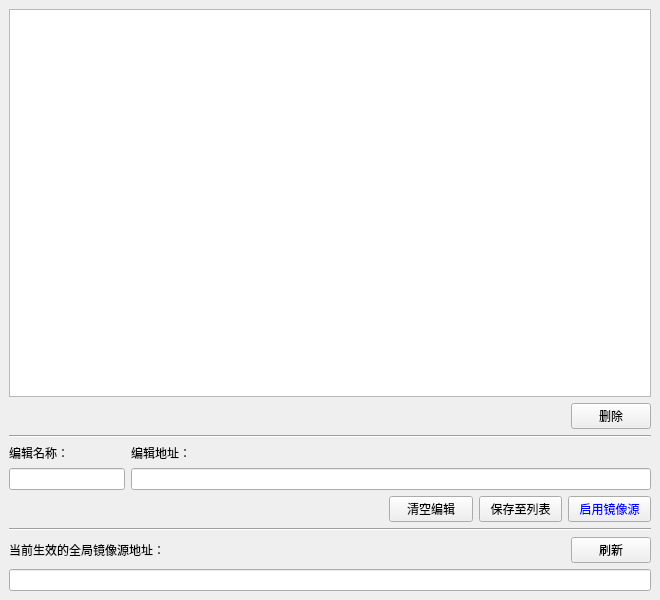
<?xml version="1.0" encoding="UTF-8"?>
<ui version="4.0">
 <class>index_url_manager</class>
 <widget class="QMainWindow" name="index_url_manager">
  <property name="windowModality">
   <enum>Qt::ApplicationModal</enum>
  </property>
  <property name="geometry">
   <rect>
    <x>0</x>
    <y>0</y>
    <width>660</width>
    <height>600</height>
   </rect>
  </property>
  <property name="font">
   <font>
    <family>Microsoft YaHei UI</family>
   </font>
  </property>
  <property name="windowTitle">
   <string>镜像源设置</string>
  </property>
  <widget class="QWidget" name="centralwidget">
   <layout class="QVBoxLayout" name="verticalLayout_5">
    <item>
     <layout class="QVBoxLayout" name="verticalLayout_4" stretch="9,1,1,1,1,1,1">
      <item>
       <widget class="QListWidget" name="li_indexurls"/>
      </item>
      <item>
       <layout class="QHBoxLayout" name="horizontalLayout_4" stretch="9,1">
        <item>
         <widget class="QLabel" name="label_4">
          <property name="text">
           <string/>
          </property>
         </widget>
        </item>
        <item>
         <widget class="QPushButton" name="btn_delurl">
          <property name="toolTip">
           <string>删除列表中选中的镜像源地址。</string>
          </property>
          <property name="text">
           <string>删除</string>
          </property>
         </widget>
        </item>
       </layout>
      </item>
      <item>
       <widget class="Line" name="line">
        <property name="orientation">
         <enum>Qt::Horizontal</enum>
        </property>
       </widget>
      </item>
      <item>
       <layout class="QHBoxLayout" name="horizontalLayout_2" stretch="2,9">
        <item>
         <layout class="QVBoxLayout" name="verticalLayout">
          <item>
           <widget class="QLabel" name="label">
            <property name="text">
             <string>编辑名称：</string>
            </property>
           </widget>
          </item>
          <item>
           <widget class="QLineEdit" name="le_urlname">
            <property name="contextMenuPolicy">
             <enum>Qt::NoContextMenu</enum>
            </property>
           </widget>
          </item>
         </layout>
        </item>
        <item>
         <layout class="QVBoxLayout" name="verticalLayout_2">
          <item>
           <widget class="QLabel" name="label_2">
            <property name="text">
             <string>编辑地址：</string>
            </property>
           </widget>
          </item>
          <item>
           <widget class="QLineEdit" name="le_indexurl">
            <property name="contextMenuPolicy">
             <enum>Qt::NoContextMenu</enum>
            </property>
           </widget>
          </item>
         </layout>
        </item>
       </layout>
      </item>
      <item>
       <layout class="QHBoxLayout" name="horizontalLayout" stretch="9,2,2,2">
        <item>
         <widget class="QLabel" name="label_5">
          <property name="text">
           <string/>
          </property>
         </widget>
        </item>
        <item>
         <widget class="QPushButton" name="btn_clearle">
          <property name="toolTip">
           <string>清空正在编辑的名称和地址输入框。</string>
          </property>
          <property name="text">
           <string>清空编辑</string>
          </property>
         </widget>
        </item>
        <item>
         <widget class="QPushButton" name="btn_saveurl">
          <property name="toolTip">
           <string>将输入框内的名称和地址保存到列表。</string>
          </property>
          <property name="text">
           <string>保存至列表</string>
          </property>
         </widget>
        </item>
        <item>
         <widget class="QPushButton" name="btn_setindex">
          <property name="palette">
           <palette>
            <active>
             <colorrole role="ButtonText">
              <brush brushstyle="SolidPattern">
               <color alpha="255">
                <red>0</red>
                <green>0</green>
                <blue>255</blue>
               </color>
              </brush>
             </colorrole>
            </active>
            <inactive>
             <colorrole role="ButtonText">
              <brush brushstyle="SolidPattern">
               <color alpha="255">
                <red>0</red>
                <green>0</green>
                <blue>255</blue>
               </color>
              </brush>
             </colorrole>
            </inactive>
            <disabled>
             <colorrole role="ButtonText">
              <brush brushstyle="SolidPattern">
               <color alpha="255">
                <red>120</red>
                <green>120</green>
                <blue>120</blue>
               </color>
              </brush>
             </colorrole>
            </disabled>
           </palette>
          </property>
          <property name="toolTip">
           <string>将输入框内的镜像源地址设置为全局镜像源。</string>
          </property>
          <property name="text">
           <string>启用镜像源</string>
          </property>
         </widget>
        </item>
       </layout>
      </item>
      <item>
       <widget class="Line" name="line_2">
        <property name="orientation">
         <enum>Qt::Horizontal</enum>
        </property>
       </widget>
      </item>
      <item>
       <layout class="QVBoxLayout" name="verticalLayout_3">
        <item>
         <layout class="QHBoxLayout" name="horizontalLayout_3" stretch="9,1">
          <item>
           <widget class="QLabel" name="label_3">
            <property name="text">
             <string>当前生效的全局镜像源地址：</string>
            </property>
           </widget>
          </item>
          <item>
           <widget class="QPushButton" name="btn_refresh_effective">
            <property name="toolTip">
             <string>获取当前生效的全局镜像源地址并显示。</string>
            </property>
            <property name="text">
             <string>刷新</string>
            </property>
           </widget>
          </item>
         </layout>
        </item>
        <item>
         <widget class="QLineEdit" name="le_effectiveurl">
          <property name="contextMenuPolicy">
           <enum>Qt::NoContextMenu</enum>
          </property>
          <property name="readOnly">
           <bool>true</bool>
          </property>
         </widget>
        </item>
       </layout>
      </item>
     </layout>
    </item>
   </layout>
  </widget>
 </widget>
 <resources/>
 <connections/>
</ui>
